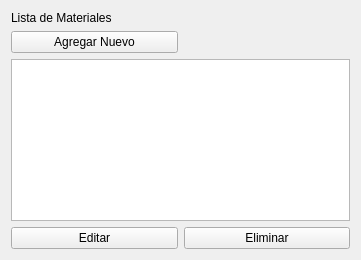
<?xml version="1.0" encoding="UTF-8"?>
<ui version="4.0">
 <class>Materiales</class>
 <widget class="QWidget" name="Materiales">
  <property name="enabled">
   <bool>true</bool>
  </property>
  <property name="geometry">
   <rect>
    <x>0</x>
    <y>0</y>
    <width>361</width>
    <height>260</height>
   </rect>
  </property>
  <property name="sizePolicy">
   <sizepolicy hsizetype="Expanding" vsizetype="Expanding">
    <horstretch>0</horstretch>
    <verstretch>0</verstretch>
   </sizepolicy>
  </property>
  <property name="windowTitle">
   <string>Form</string>
  </property>
  <layout class="QGridLayout" name="gridLayout">
   <item row="2" column="0" colspan="2">
    <widget class="QTableWidget" name="tablaMateriales"/>
   </item>
   <item row="3" column="1">
    <widget class="QPushButton" name="pushButton_2">
     <property name="sizePolicy">
      <sizepolicy hsizetype="Expanding" vsizetype="Preferred">
       <horstretch>0</horstretch>
       <verstretch>0</verstretch>
      </sizepolicy>
     </property>
     <property name="text">
      <string>Eliminar</string>
     </property>
    </widget>
   </item>
   <item row="3" column="0">
    <widget class="QPushButton" name="pushButton">
     <property name="sizePolicy">
      <sizepolicy hsizetype="Expanding" vsizetype="Preferred">
       <horstretch>0</horstretch>
       <verstretch>0</verstretch>
      </sizepolicy>
     </property>
     <property name="text">
      <string>Editar</string>
     </property>
    </widget>
   </item>
   <item row="0" column="0">
    <widget class="QLabel" name="label">
     <property name="sizePolicy">
      <sizepolicy hsizetype="Preferred" vsizetype="Fixed">
       <horstretch>0</horstretch>
       <verstretch>0</verstretch>
      </sizepolicy>
     </property>
     <property name="text">
      <string>Lista de Materiales</string>
     </property>
    </widget>
   </item>
   <item row="1" column="0">
    <widget class="QPushButton" name="pushButton_3">
     <property name="text">
      <string>Agregar Nuevo</string>
     </property>
    </widget>
   </item>
  </layout>
 </widget>
 <resources/>
 <connections/>
</ui>
